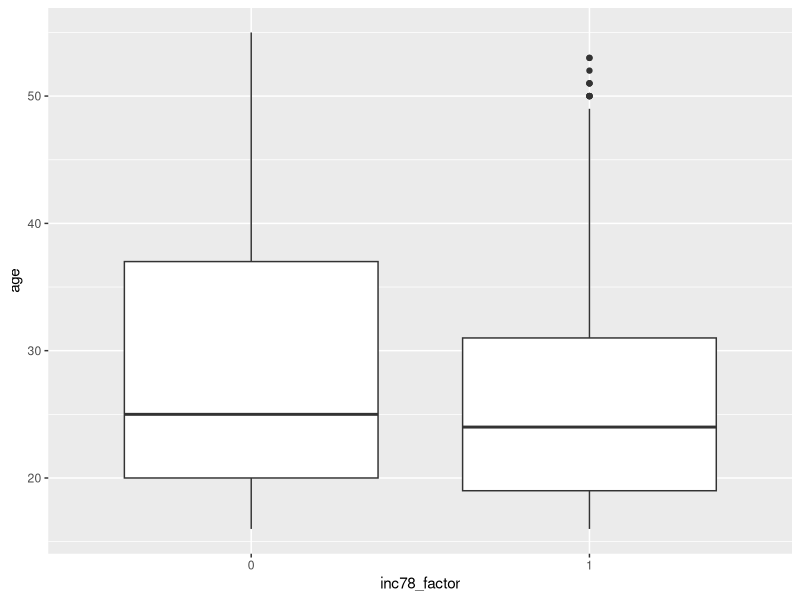
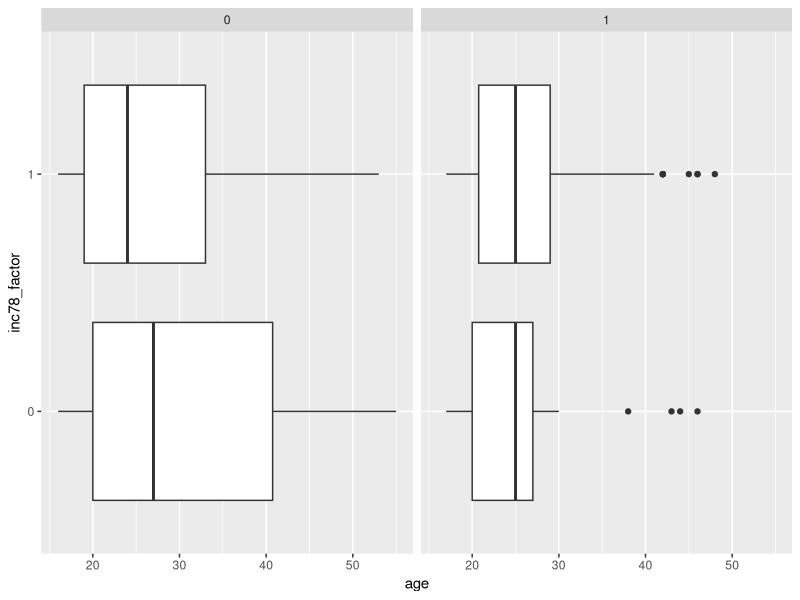
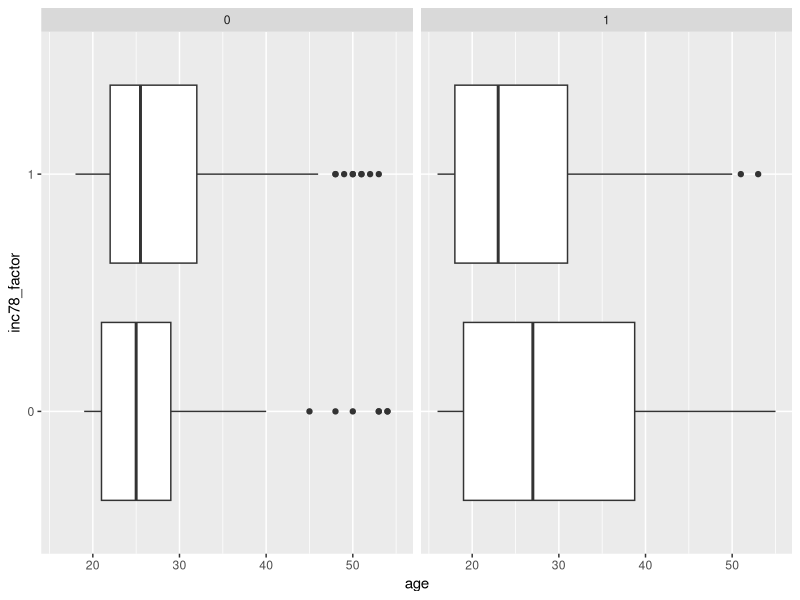
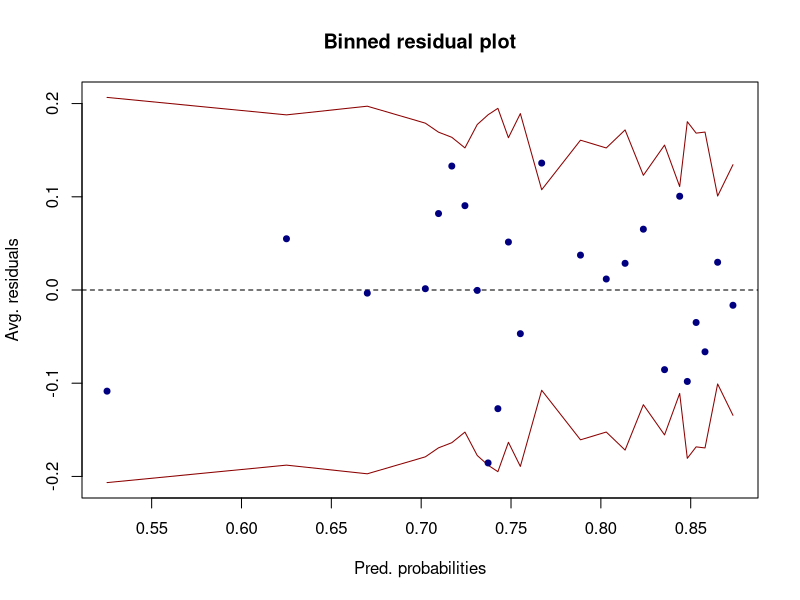
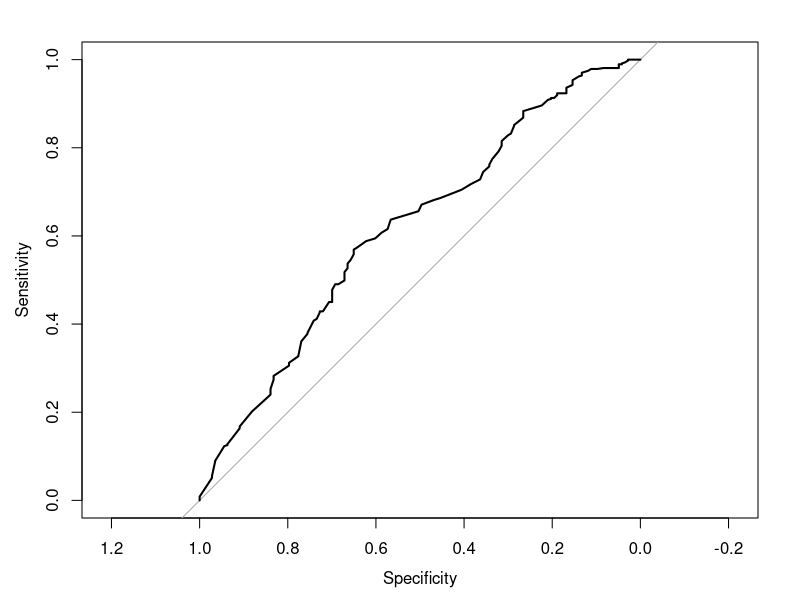

The R script that drew these images, in order: (Note: this script raises an error after producing the figures.)
## ---- chunk 1
knitr::opts_chunk$set(echo = F)
knitr::opts_chunk$set(out.width = '50%')
knitr::opts_chunk$set(fig.align="center")
## ---- chunk 2
library(tidyverse) # Data wrangling
library(ggplot2) # Plotting

# For logistic regression
library(arm)
library(car)
library(pROC)
library(e1071)
library(caret)

## table
library(knitr)
library(kableExtra)
## ---- chunk 3
income = read.table("lalondedata.txt", header = T, sep = ",", dec = ".")
## ---- chunk 4
# Change the variable to factor levels
income = income %>% mutate(
        inc78 = case_when(
                re78 == 0 ~ 0,
                re78 > 0 ~ 1, )
        )

income$inc78_factor <- as.factor(income$inc78)
income$treat <- as.factor(income$treat)
income$black <- as.factor(income$black)
income$hispan <- as.factor(income$hispan)
income$married <- as.factor(income$married)
income$nodegree <- as.factor(income$nodegree)
## ---- chunk 5
table(income$inc78_factor)
## ---- chunk 6
apply(table(income[,c("inc78_factor","treat")])/sum(table(income[,c("inc78_factor","treat")])), 2, function(x) x/sum(x))
chisq.test(table(income[,c("inc78_factor","treat")]))
## ---- chunk 7
apply(table(income[,c("inc78_factor","black")])/sum(table(income[,c("inc78_factor","black")])),
      2,function(x) x/sum(x))

apply(table(income[,c("inc78_factor","hispan")])/sum(table(income[,c("inc78_factor","hispan")])),
      2,function(x) x/sum(x))
## ---- chunk 8
ggplot(income,aes(x = inc78_factor, y = age)) +
  geom_boxplot()
## ---- chunk 9
ggplot(data= income, aes(x=age, y=inc78_factor)) + geom_boxplot() + facet_wrap(~treat)

ggplot(data= income, aes(x=age, y=inc78_factor)) + geom_boxplot() + facet_wrap(~nodegree)
## ---- chunk 10
final <- glm(inc78_factor~black+treat*age,family = binomial,data = income)
summary(final)
exp(final$coefficients)
exp(confint(final, 'treat1', level=0.90))
## ---- chunk 11
residFinal <- residuals(final,"resp")
binnedplot(x=fitted(final),y=residFinal,xlab="Pred. probabilities",col.int="red4",ylab="Avg. residuals",main="Binned residual plot",col.pts="navy") # 92% within SE band
## ---- chunk 12
vif(final)
## ---- chunk 13
# Consider deleting this chunk
# Threshold = 0.5
Conf_mat <- confusionMatrix(as.factor(ifelse(fitted(final) >= 0.5, "1","0")),
                            as.factor(income$inc78_factor),positive = "1")
Conf_mat$table
Conf_mat$overall["Accuracy"];
Conf_mat$byClass[c("Sensitivity","Specificity")] #True positive rate and True negative rate
## ---- chunk 14
# ROC curve
invisible(roc(income$inc78_factor,fitted(final),plot=T))
invisible(roc(income$inc78_factor,fitted(raw),plot=T))
